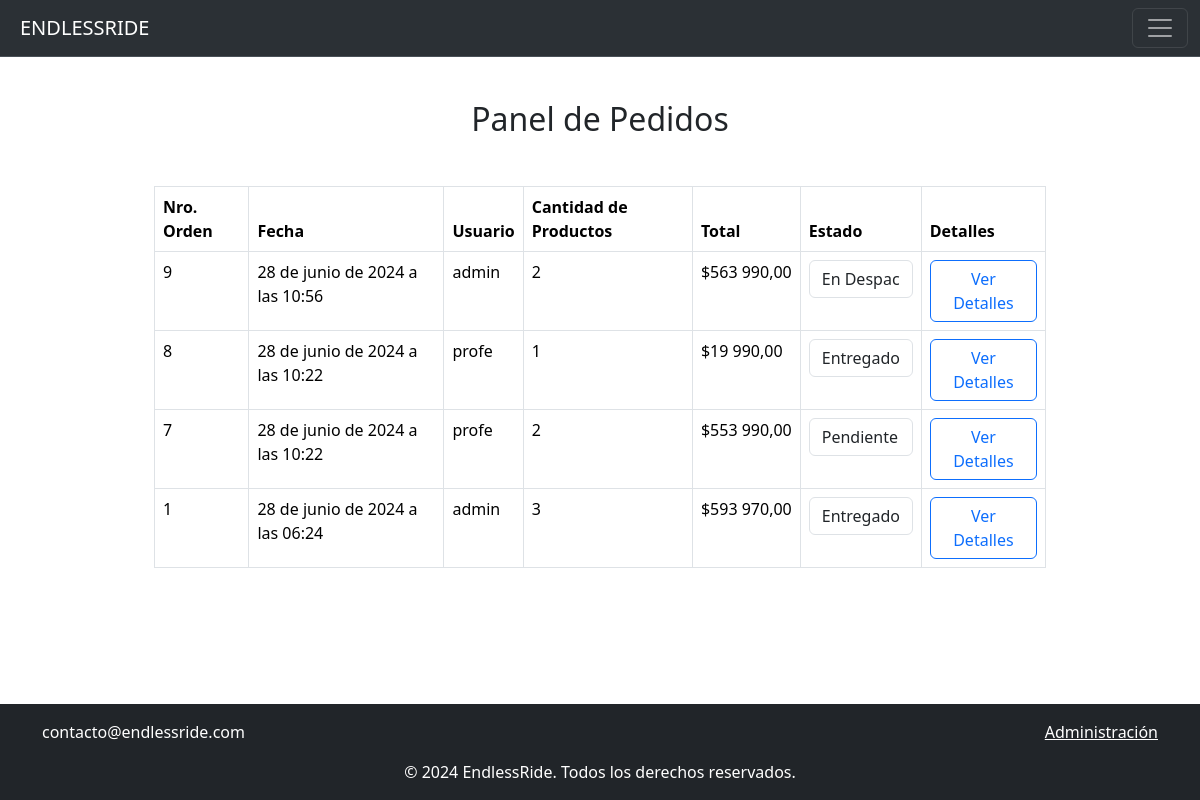
Before: /shop/pedidos/ (signed in) with the older database file.
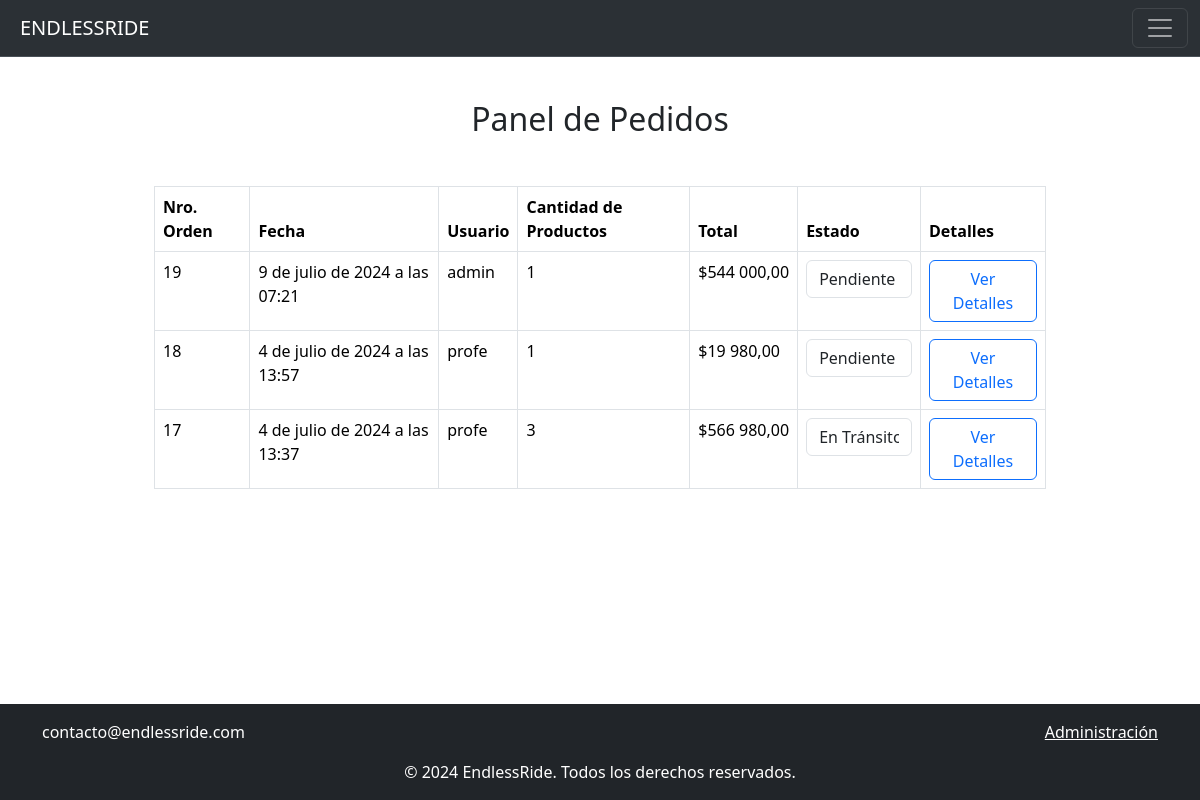
After: the same page with the newer database file.
### shop/models.py (models this page shows, shortened)
class Pedido(models.Model):
    ESTADO_CHOICES = [
        ('PENDIENTE', 'Pendiente'),
        ('DESPACHO', 'En Despacho'),
        ('TRANSITO', 'En Tránsito'),
        ('ENTREGADO', 'Entregado'),
    ]
    REGIONES_CHOICES = [
        ('ARICA Y PARINACOTA', 'arica y parinacota'),
        ('TARAPACA', 'tarapaca'),
        ('ANTOFAGASTA', 'antofagasta'),
        ('ATACAMA', 'atacama'),
        ('COQUIMBO', 'coquimbo'),
        ('VALPARAISO', 'valparaiso'),
        ('METROPOLITANA', 'metropolitana'),
        ('BERNARDO O\'HIGGINS', 'bernardo o\'higgins'),
        ('MAULE', 'maule'),
        ('BIO-BIO', 'bio-bio'),
        ('ARAUCANIA', 'araucania'),
        ('LOS RIOS', 'los rios'),
        ('LOS LAGOS', 'los lagos'),
        ('AYSÉN', 'aysen'),
        ('MAGALLANES', 'magallanes'),
    ]
    usuario = models.ForeignKey(User, on_delete=models.CASCADE)
    total = models.DecimalField(max_digits=10, decimal_places=2)
    creado_en = models.DateTimeField(auto_now_add=True)
    estado = models.CharField(max_length=20, choices=ESTADO_CHOICES, default='PENDIENTE')
    region = models.CharField(max_length=100)
    comuna = models.CharField(max_length=100, choices=REGIONES_CHOICES, default='BIO-BIO')
    direccion = models.CharField(max_length=255)
    telefono = models.CharField(max_length=20)

### shop/views.py (the view, shortened to what this page needs)
# urls.py: path('shop/pedidos/', panel_pedidos, name='panel_pedidos'),
@staff_member_required
def panel_pedidos(request):
    pedidos = Pedido.objects.all().order_by('-creado_en')
    context = {
        'pedidos': pedidos
    }
    return render(request, 'panel_pedidos.html', context)

### shop/context_processor.py (called while the page is built)
def total_carrito(request):
    total = 0.0
    if request.user.is_authenticated:
        if 'carrito' in request.session.keys():
            for key, value in request.session["carrito"].items():
                total += float(value["acumulado"])
    return {"total_carrito": total}

### shop/templates/panel_pedidos.html (shortened to what this page needs)
{% extends 'base.html' %}
{% block content %}
<div style="padding: 100px;">
    <div class="container">
        <h2 class="text-center mb-5 ">Panel de Pedidos</h2>
        <table class="table table-bordered">
            <thead>
                <tr>
                    <th scope="col">Nro. Orden</th>
                    <th scope="col">Fecha</th>
                    <th scope="col">Usuario</th>
                    <th scope="col">Cantidad de Productos</th>
                    <th scope="col">Total</th>
                    <th scope="col">Estado</th>
                    <th scope="col">Detalles</th>
                </tr>
            </thead>
            <tbody>
                {% for pedido in pedidos %}
                    <tr>
                        <td>{{ pedido.id }}</td>
                        <td>{{ pedido.creado_en }}</td>
                        <td>{{ pedido.usuario.username }}</td>
                        <td>{{ pedido.items.count }}</td>
                        <td>${{ pedido.total }}</td>
                        <td>
                            <form method="post">
                                <select name="nuevo_estado" class="form-control" onchange="this.form.submit()">
                                    <option value="PENDIENTE" {% if pedido.estado == 'PENDIENTE' %} selected {% endif %}>Pendiente</option>
                                    <option value="DESPACHO" {% if pedido.estado == 'DESPACHO' %} selected {% endif %}>En Despacho</option>
                                    <option value="TRANSITO" {% if pedido.estado == 'TRANSITO' %} selected {% endif %}>En Tránsito</option>
                                    <option value="ENTREGADO" {% if pedido.estado == 'ENTREGADO' %} selected {% endif %}>Entregado</option>
                                </select>
                            </form>
                        </td>
                        <td><a href="{% url 'detalle_pedido' pedido.id %}" class="btn btn-outline-primary">Ver Detalles</a></td>
                    </tr>
                {% endfor %}
            </tbody>
        </table>
    </div>
</div>
{% endblock %}

Changed rows visible on the page:
removed Pedido: id "9", creado_en "28 de junio de 2024 a las 10:56", usuario.username "admin", items.count "2", total "563 990,00", nuevo_estado "En Despacho"
removed Pedido: id "8", creado_en "28 de junio de 2024 a las 10:22", usuario.username "profe", items.count "1", total "19 990,00", nuevo_estado "Entregado"
removed Pedido: id "7", creado_en "28 de junio de 2024 a las 10:22", usuario.username "profe", items.count "2", total "553 990,00", nuevo_estado "Pendiente"
removed Pedido: id "1", creado_en "28 de junio de 2024 a las 06:24", usuario.username "admin", items.count "3", total "593 970,00", nuevo_estado "Entregado"
added Pedido: id "19", creado_en "9 de julio de 2024 a las 07:21", usuario.username "admin", items.count "1", total "544 000,00", nuevo_estado "Pendiente"
added Pedido: id "18", creado_en "4 de julio de 2024 a las 13:57", usuario.username "profe", items.count "1", total "19 980,00", nuevo_estado "Pendiente"
added Pedido: id "17", creado_en "4 de julio de 2024 a las 13:37", usuario.username "profe", items.count "3", total "566 980,00", nuevo_estado "En Tránsito"
